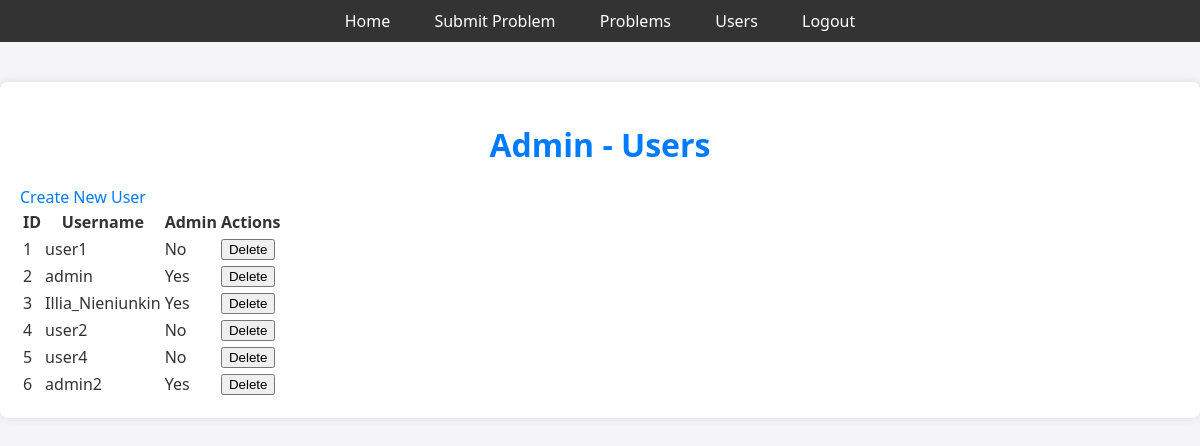
/admin/users (signed in), run on the app's committed database.
### app.py (models this page shows)
class User(db.Model, UserMixin):
    id = db.Column(db.Integer, primary_key=True)
    username = db.Column(db.String(150), unique=True, nullable=False)
    password = db.Column(db.String(150), nullable=False)
    is_admin = db.Column(db.Boolean, default=False)
    created_problems = db.relationship('Problem', foreign_keys='Problem.user_id', backref='creator', lazy=True)
    assigned_problems = db.relationship('Problem', foreign_keys='Problem.assigned_to', backref='assignee', lazy=True, overlaps='assignee')
    comments = db.relationship('Comment', back_populates='user', lazy=True)

### app.py (the view)
@app.route('/admin/users')
@login_required
def admin_users():
    if not current_user.is_admin:
        abort(403)
    users = User.query.all()
    return render_template('admin_users.html', users=users)

### app.py (called while the page is built)
@login_manager.user_loader
def load_user(user_id):
    return User.query.get(int(user_id))

### templates/admin_users.html (shortened to what this page needs)
<!DOCTYPE html>
<html lang="en">
<head>
    <link rel="stylesheet" href="{{ url_for('static', filename='styles.css') }}">
</head>
<body>
    <div class="navbar">
        <a href="{{ url_for('home') }}">Home</a>
        <a href="{{ url_for('submit_problem') }}">Submit Problem</a>
        <a href="{{ url_for('problems') }}">Problems</a>
        <a href="{{ url_for('admin_users') }}">Users</a>
        <a href="{{ url_for('logout') }}">Logout</a>
    </div>
    <div class="container">
        <h1>Admin - Users</h1>
        <a href="{{ url_for('create_user') }}">Create New User</a>
        <table>
            <thead>
                <tr>
                    <th>ID</th>
                    <th>Username</th>
                    <th>Admin</th>
                    <th>Actions</th>
                </tr>
            </thead>
            <tbody>
                {% for user in users %}
                <tr>
                    <td>{{ user.id }}</td>
                    <td>{{ user.username }}</td>
                    <td>{{ 'Yes' if user.is_admin else 'No' }}</td>
                    <td>
                        <form action="{{ url_for('delete_user', user_id=user.id) }}" method="POST" style="display:inline;">
                            <input type="submit" value="Delete" onclick="return confirm('Are you sure you want to delete this user?');">
                        </form>
                    </td>
                </tr>
                {% endfor %}
            </tbody>
        </table>
    </div>
</body>
</html>

### static/styles.css (style rules this page uses)
body { font-family: 'Segoe UI', Tahoma, Geneva, Verdana, sans-serif; margin: 0; padding: 0; background-color: #f4f4f9; color: #333; }
.navbar { background-color: #333; padding: 10px; text-align: center; }
.navbar a { color: #fff; text-decoration: none; margin: 0 10px; padding: 5px 10px; border-radius: 4px; transition: background-color 0.3s ease; }
.container { max-width: 1200px; margin: 40px auto; padding: 20px; background-color: #fff; box-shadow: 0 0 10px rgba(0, 0, 0, 0.1); border-radius: 8px; }
h1 { color: #007bff; text-align: center; margin-bottom: 20px; }
form { display: flex; flex-direction: column; }
a { color: #007bff; text-decoration: none; transition: color 0.3s ease; }

### data on the page
User: id "1", username "user1", is_admin "No"
User: id "2", username "admin", is_admin "Yes"
User: id "3", username "Illia_Nieniunkin", is_admin "Yes"
User: id "4", username "user2", is_admin "No"
User: id "5", username "user4", is_admin "No"
User: id "6", username "admin2", is_admin "Yes"
